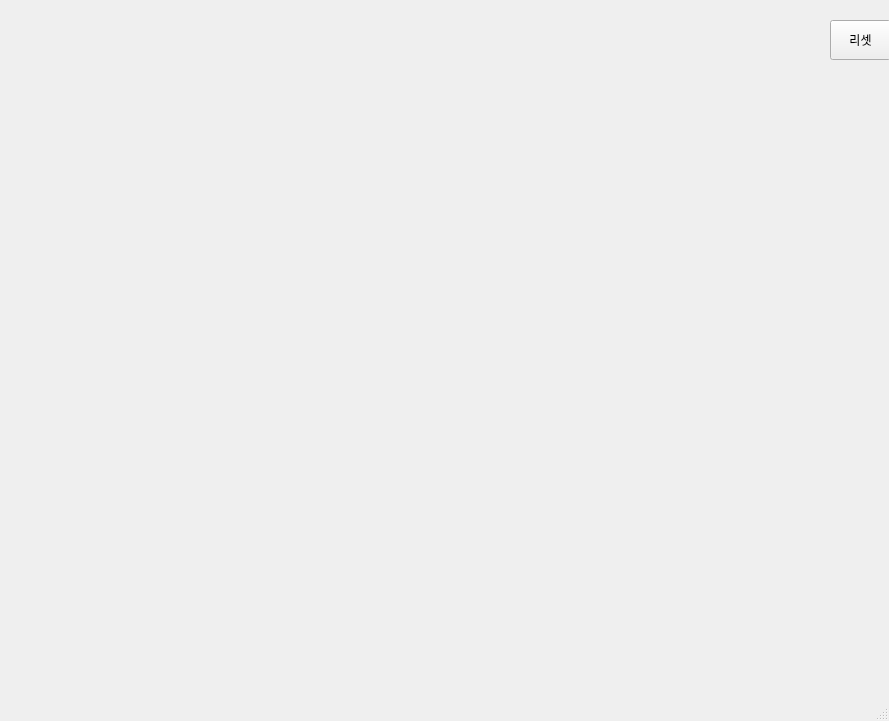
<?xml version="1.0" encoding="UTF-8"?>
<ui version="4.0">
 <class>MainWindow</class>
 <widget class="QMainWindow" name="MainWindow">
  <property name="geometry">
   <rect>
    <x>0</x>
    <y>0</y>
    <width>889</width>
    <height>721</height>
   </rect>
  </property>
  <property name="windowTitle">
   <string>MainWindow</string>
  </property>
  <widget class="QWidget" name="centralwidget">
   <widget class="QPushButton" name="pbReset">
    <property name="geometry">
     <rect>
      <x>830</x>
      <y>20</y>
      <width>61</width>
      <height>40</height>
     </rect>
    </property>
    <property name="toolTip">
     <string>2,3</string>
    </property>
    <property name="text">
     <string>리셋</string>
    </property>
    <property name="iconSize">
     <size>
      <width>40</width>
      <height>40</height>
     </size>
    </property>
   </widget>
  </widget>
  <widget class="QMenuBar" name="menubar">
   <property name="geometry">
    <rect>
     <x>0</x>
     <y>0</y>
     <width>889</width>
     <height>21</height>
    </rect>
   </property>
  </widget>
  <widget class="QStatusBar" name="statusbar"/>
 </widget>
 <resources/>
 <connections/>
</ui>
